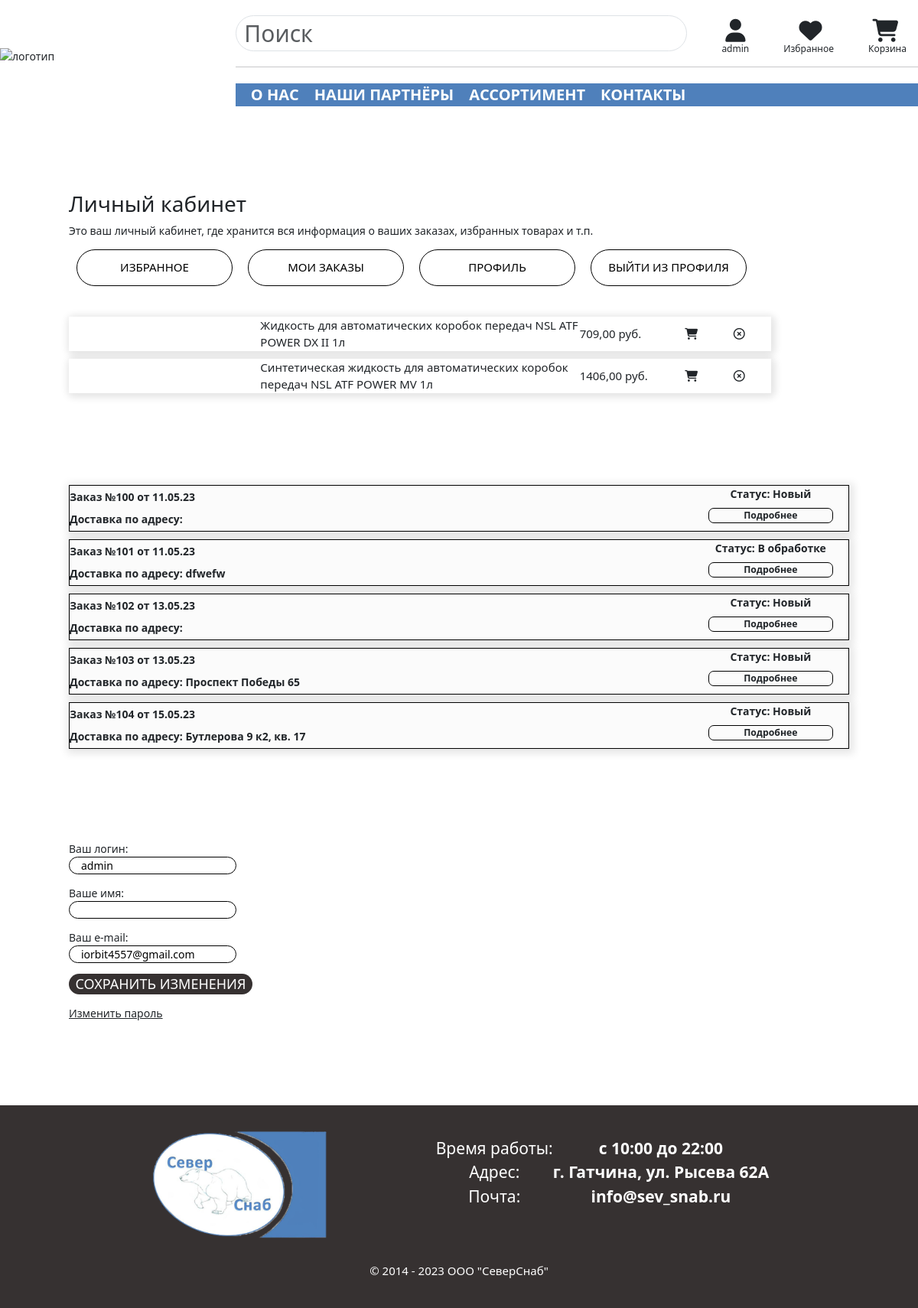
Before: /account/ (signed in) with the older database file.
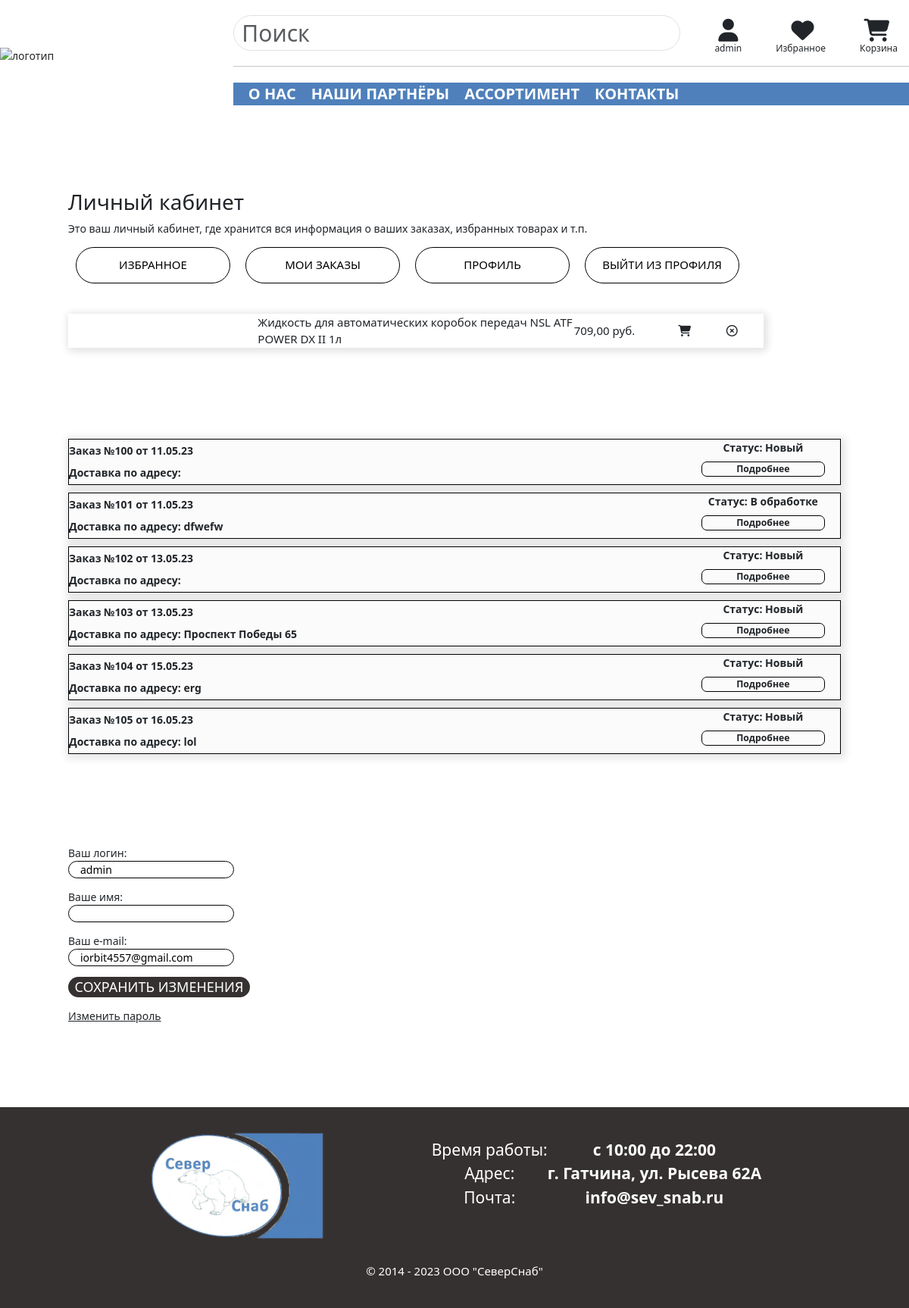
After: the same page with the newer database file.
### shop/models.py (models this page shows, shortened)
class Product(models.Model):
    code = models.CharField(max_length=100, primary_key=True, default=0, db_index=True)
    vendor_code = models.CharField(max_length=100, unique=True, null=True, blank=True, db_index=True)
    brand = models.ForeignKey(Brand, on_delete=models.CASCADE, null=True)
    name_m = models.CharField(max_length=200, null=True, db_index=True)
    name = models.CharField(max_length=200, db_index=True)
    visual_name = models.CharField(max_length=200, null=True, blank=True)
    category = models.ManyToManyField(Category)
    oiltype = models.ForeignKey(OilType, on_delete=models.CASCADE, blank=True, null=True, default='-')
    viscosity = models.ManyToManyField(Viscosity, blank=True, null=True, default='-')
    compound = models.ForeignKey(Compound, on_delete=models.CASCADE, blank=True, null=True, default='-')
    fuel = models.ManyToManyField(Fuel, blank=True, default='-')
    transmission = models.ManyToManyField(Transmission, blank=True, default='-')
    volume = models.IntegerField(null=True, blank=True, default='-')
    description = models.TextField(null=True, blank=True, default='-')
    stock = models.PositiveIntegerField(default=0)
    price = models.DecimalField(max_digits=10, decimal_places=2)
    available = models.BooleanField(default=True)
    security_pasport = models.CharField(max_length=300, null=True, blank=True)
    tech_desc = models.CharField(max_length=300, null=True, blank=True)
    is_favorite = models.BooleanField(default=False)
    img = ProcessedImageField(upload_to='shop/img/products',
                              processors=[ResizeToFit(245.69, 317.97)],
                              options={'quality': 90},null=True, blank=True)

### orders/models.py (models this page shows, shortened)
class Order(models.Model):
    status = models.CharField('Статус', max_length=20, choices=STATUS_CHOICES, default='new')
    user = models.ForeignKey(User, on_delete=models.CASCADE, null=True)
    type = models.CharField(max_length=200, null=True)
    full_name = models.CharField('Ф.И.О.', max_length=200, null=True)
    phone = models.CharField('Телефон', max_length=200, null=True)
    email = models.EmailField('Email', null=True)
    address = models.CharField('Адрес', max_length=250)
    postal_code = models.CharField('Почтовый индекс', max_length=20)
    way_to_get = models.CharField(max_length=200, null=True, blank=True)
    comment = models.TextField(null=True, blank=True)
    created = models.DateTimeField(auto_now_add=True)
    updated = models.DateTimeField(auto_now=True)
    paid = models.BooleanField(default=False)
    manager_status = models.BooleanField('Рассмотрено', default=False, blank=False)

### account/views.py (the view)
# urls.py: path('', views.dashboard, name='dashboard'),
@login_required
def dashboard(request):
    favorite_products = Product.objects.filter(favorite__user=request.user)
    orders = models.Order.objects.filter(user=request.user)
    if request.method == 'POST':
        form = UserChangeForm(request.POST, instance=request.user)
        if form.is_valid():
            form.save()
    else:
        form = UserChangeForm(instance=request.user)
    data = {
        'favorite_products': favorite_products,
        'orders': orders,
        'form': form,
        'user': request.user,
        'section': 'dashboard',
    }
    return render(request, 'account/dashboard.html', data)

### cart/cart.py (called while the page is built)
    def __len__(self):
        return sum(item['quantity'] for item in self.cart.values())

### cart/context_processors.py (called while the page is built)
def cart(request):
    return {'cart': Cart(request)}

### account/templates/account/dashboard.html (shortened to what the changed rows need)
{% extends 'shop/base.html' %}
{% load static %}
{% block content %}
    <div class="dashboard">
        <div class="dashboard_body">
            <div class="dashboard_content">
                <h2>Личный кабинет</h2>
                <div id="favorites" class="tab-content">
                    <div class="favorite_container">
                        <div class="favorite_body">
                            {% if favorite_products %}
                                <div class="favorite_items">
                                    {% for product in favorite_products %}
                                        <div class="favorite_item">
                                            <table class="favorite_positions">
                                                <tbody>
                                                <tr>
                                                    <td style="background: #FFFFFF"><img src="{{ product.img.url }}"
                                                    </td>
                                                    <td style="background: #FFFFFF">{{ product.name }}</td>
                                                    <td style="background: #FFFFFF">{{ product.price }} руб.</td>
                                                    <td width="150px" style="background: #FFFFFF" align="right"><a
                                                            href="{% url 'add-fav-to-cart' product.code %}"><i
                                                            class="fa-solid fa-cart-shopping"></i></a></td>
                                                    <td width="150px" style="background: #FFFFFF" align="right"><a
                                                            href="{% url 'delete-favorite' product.code %}"><i
                                                            class="fa-regular fa-circle-xmark"></i></a></td>
                                                </tr>
                                                </tbody>
                                            </table>
                                        </div>
                                    {% endfor %}
                                </div>
                            {% else %}
                                <h3>У вас ещё нет избранных продуктов</h3>
                            {% endif %}
                        </div>
                    </div>
                </div>
                <div id="orders" class="tab-content">
                    <div id="orders-body">
                        {% if orders %}
                            {% for order in orders %}
                                <div class="order_item">
                                    <table class="order-positions">
                                        <tbody>
                                        <tr>
                                            <td>Заказ №{{ order.id }} от {{ order.created|date:"d.m.y" }}</td>
                                            <td>Статус: {{ order.get_status_display }}</td>
                                        </tr>
                                        <tr>
                                            <td>Доставка по адресу: {{ order.address }}</td>
                                            <td><a href="{% url 'order-detail' order.id %}"><small>Подробнее</small></a></td>
                                        </tr>
                                        </tbody>
                                    </table>
                                </div>
                            {% endfor %}
                        {% else %}
                            <h3>Вы ещё не сделали ни одного заказа</h3>
                        {% endif %}
                    </div>
                </div>
            </div>
        </div>
    </div>
    </div>
{% endblock %}

Changed rows visible on the page:
no longer on this page (row edited): Product: name "Синтетическая жидкость для автоматических коробок передач NSL ATF POWER MV 1л", price "1406,00"
changed Order id 104: address "Бутлерова 9 к2, кв. 17" → "erg"
added Order: id "105", created "16.05.23", status "Новый", address "lol"
